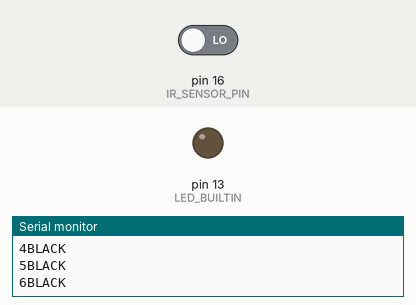
Bench run of a sketch on a simulated Arduino Uno, built with avr-gcc and run on an emulated ATmega328P. Parts: output pins drawn as LEDs (lit = HIGH), the last lines printed to the serial monitor. Inputs (shaded band) come from the test bench; at power-on: pin 16 (IR_SENSOR_PIN) LOW.

Above: at 1.3 s.
1.4 s: pin 16 (IR_SENSOR_PIN) driven HIGH
At 2.4 s:
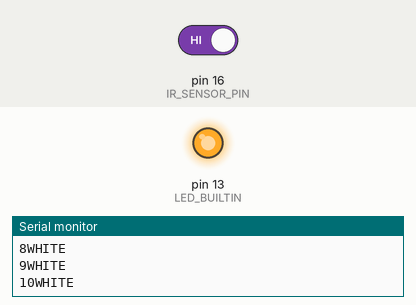
3.0 s: pin 16 (IR_SENSOR_PIN) driven LOW
At 3.6 s:
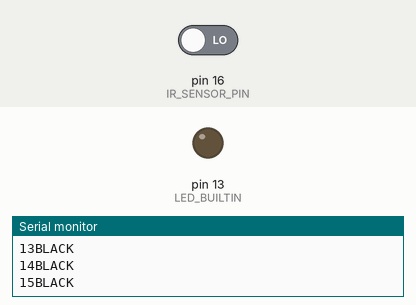
Timing chart, 0 to 6.0 s (numbered marks = the images above; inputs shaded):
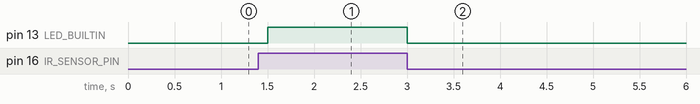

Measured:
- after the input at 1.4 s, pin 13 (LED_BUILTIN): LOW → HIGH after 0.10 s
- after the input at 3.0 s, pin 13 (LED_BUILTIN): HIGH → LOW at once

The sketch:

ir_sensor.ino
```cpp
#define IR_SENSOR_PIN 16
int status;
int counter = 0;
#define WHITE 1
#define BLACK 0
void setup() {
  pinMode(IR_SENSOR_PIN,INPUT);
  pinMode(LED_BUILTIN,OUTPUT);
  Serial.begin(9600);

}

void loop() {
  status = digitalRead(IR_SENSOR_PIN);
  Serial.print(++counter);
  if(status == WHITE)
  {
    Serial.print("WHITE");

  }
  else
  {
    Serial.print("BLACK");
  }
  digitalWrite(LED_BUILTIN,status);
  Serial.print("\r\n");
  delay(250);

}
```
